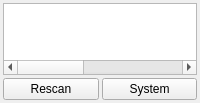
            <widget class="QWidget" name="tab">
             <property name="sizePolicy">
              <sizepolicy hsizetype="Preferred" vsizetype="Minimum">
               <horstretch>0</horstretch>
               <verstretch>0</verstretch>
              </sizepolicy>
             </property>
             <property name="styleSheet">
              <string notr="true"/>
             </property>
             <attribute name="icon">
              <iconset>
               <normaloff>:/icon/ssd.png</normaloff>:/icon/ssd.png</iconset>
             </attribute>
             <attribute name="title">
              <string>Drives</string>
             </attribute>
             <layout class="QVBoxLayout" name="verticalLayout_13">
              <property name="spacing">
               <number>3</number>
              </property>
              <property name="leftMargin">
               <number>3</number>
              </property>
              <property name="topMargin">
               <number>3</number>
              </property>
              <property name="rightMargin">
               <number>3</number>
              </property>
              <property name="bottomMargin">
               <number>3</number>
              </property>
              <item>
               <widget class="QTreeWidget" name="treeWidget">
                <property name="sizePolicy">
                 <sizepolicy hsizetype="Minimum" vsizetype="Expanding">
                  <horstretch>0</horstretch>
                  <verstretch>0</verstretch>
                 </sizepolicy>
                </property>
                <property name="sizeAdjustPolicy">
                 <enum>QAbstractScrollArea::AdjustToContents</enum>
                </property>
                <property name="selectionMode">
                 <enum>QAbstractItemView::NoSelection</enum>
                </property>
                <property name="selectionBehavior">
                 <enum>QAbstractItemView::SelectItems</enum>
                </property>
                <property name="animated">
                 <bool>true</bool>
                </property>
                <property name="wordWrap">
                 <bool>true</bool>
                </property>
                <property name="columnCount">
                 <number>2</number>
                </property>
                <attribute name="headerVisible">
                 <bool>false</bool>
                </attribute>
                <attribute name="headerDefaultSectionSize">
                 <number>240</number>
                </attribute>
                <column>
                 <property name="text">
                  <string notr="true">1</string>
                 </property>
                </column>
                <column>
                 <property name="text">
                  <string notr="true">2</string>
                 </property>
                </column>
               </widget>
              </item>
              <item>
               <layout class="QHBoxLayout" name="horizontalLayout_3">
                <property name="spacing">
                 <number>3</number>
                </property>
                <item>
                 <widget class="QPushButton" name="RescanPushButton">
                  <property name="text">
                   <string>Rescan</string>
                  </property>
                  <property name="icon">
                   <iconset>
                    <normaloff>:/icon/sync.png</normaloff>:/icon/sync.png</iconset>
                  </property>
                 </widget>
                </item>
                <item>
                 <widget class="QPushButton" name="CheckupPushButton">
                  <property name="enabled">
                   <bool>true</bool>
                  </property>
                  <property name="text">
                   <string>System</string>
                  </property>
                  <property name="icon">
                   <iconset>
                    <normaloff>:/icon/search.png</normaloff>:/icon/search.png</iconset>
                  </property>
                 </widget>
                </item>
               </layout>
              </item>
             </layout>
            </widget>
